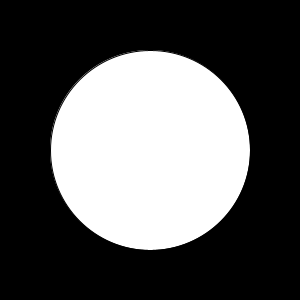
Frame 1 (no input)
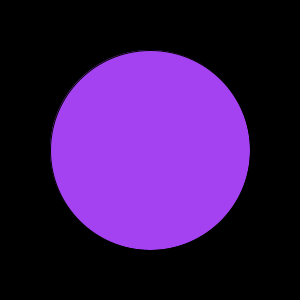
Frame 60 (the mouse pressed at the canvas centre just before this capture)
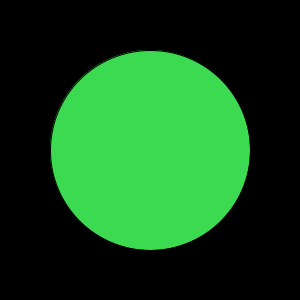
Frame 120 (the mouse held since frame 60 and released just before this capture)

The Processing sketch that drew these frames (run headless with seeded random() and noise(); from frame 60 on, the mouse is pressed at the canvas centre):

// Processing sketch: ex04_01_03
// ── ex04_01_03.pde
// 1초마다 원의 색상이 랜덤하게 변경

int interval = 0, current_time = 0, previous_time = 0;

void setup() {
  size(300, 300);
}

void draw() {
  background(0);
  current_time = millis();
  interval = current_time - previous_time;
  if (interval > 1000) {
    previous_time = millis(); 
    fill(random(255), random(255), random(255));
  }
  ellipse(width/2, height/2, 200, 200);
}
